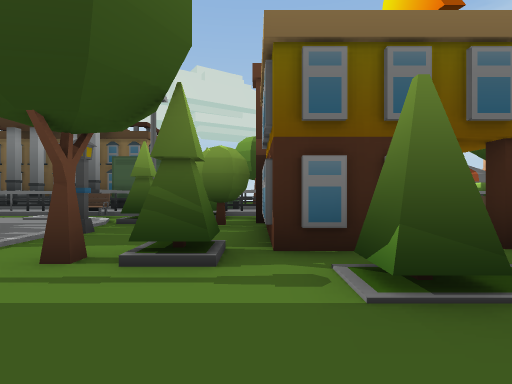
view 1 (above)

20 first-person views from a walk through a scene from a Unity 3-D project. The camera is 1.3 m above the floor, looks level and sees 80° across. The floor is counted in squares, 2 m on a side. Each view is taken from the middle of a square. On the plan, view 1 faces up. The plan holds only what a view shows up to about 10 squares ahead; the rest is blank. The place goes on beyond the plan. The player is left out.

view 2
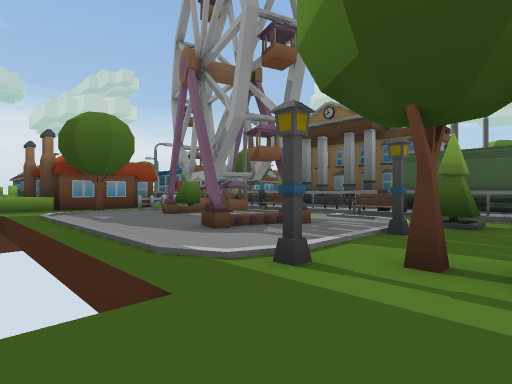

view 3
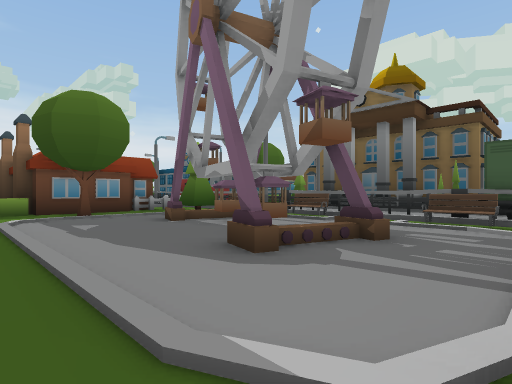

view 4
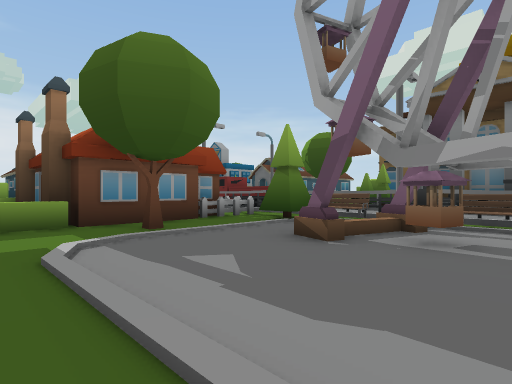

view 5
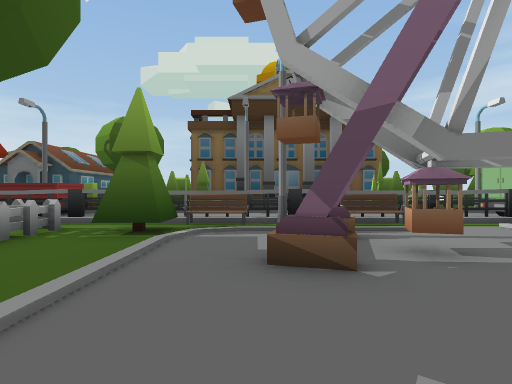

view 6
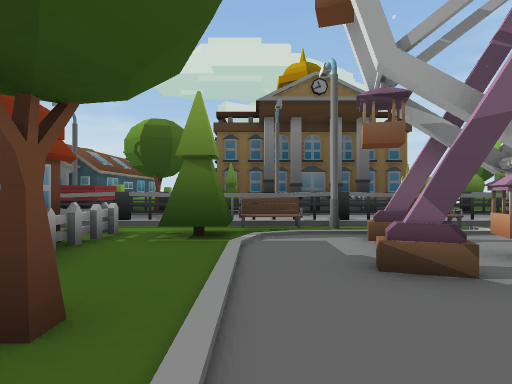

view 7
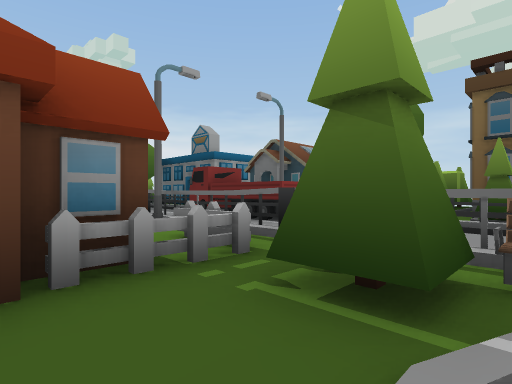

view 8
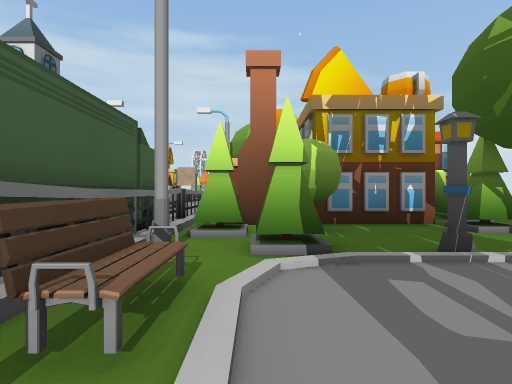

view 9
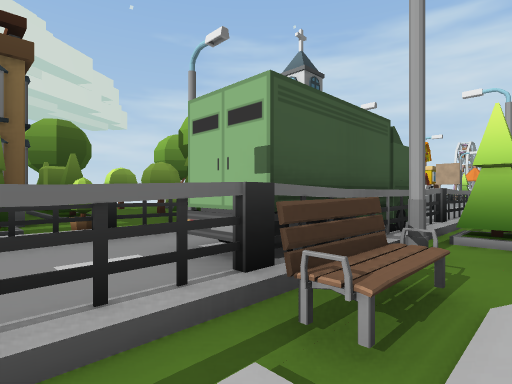

view 10
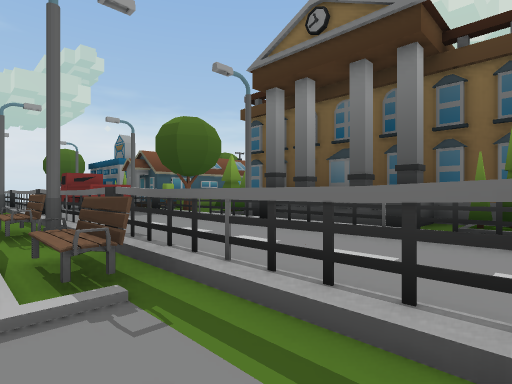

view 11
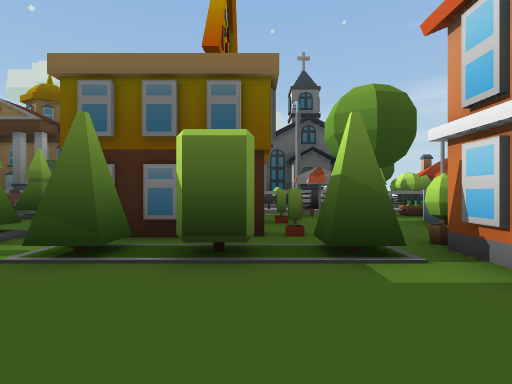

view 12
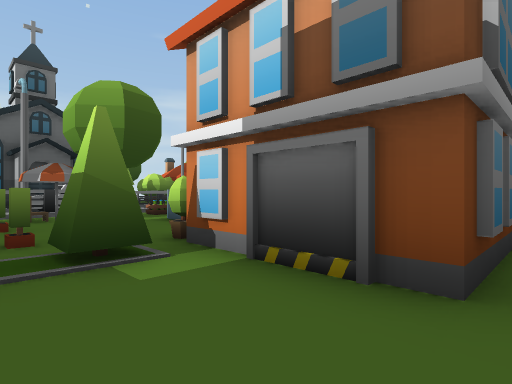

view 13
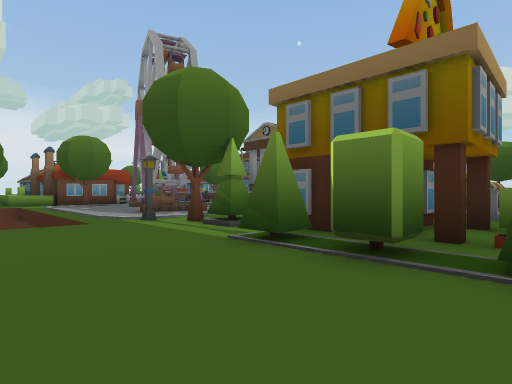

view 14
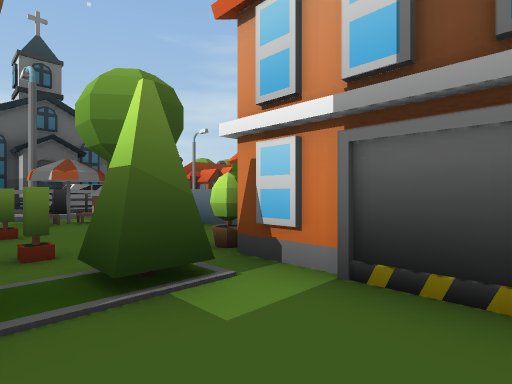

view 15
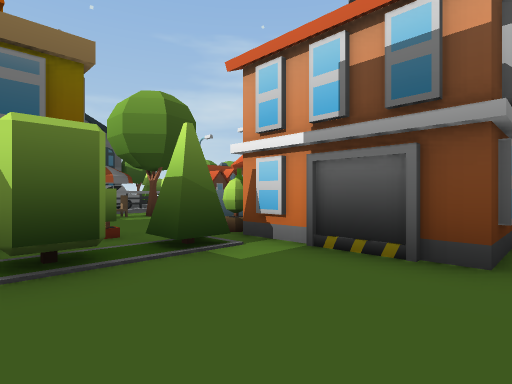

view 16
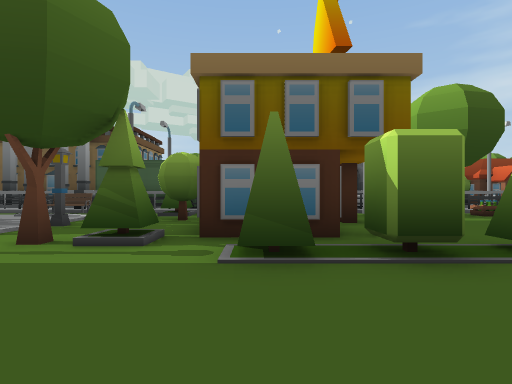

view 17
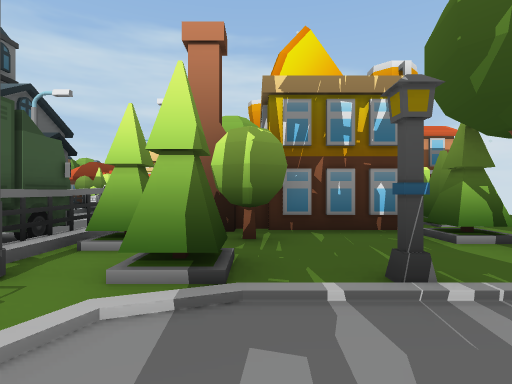

view 18
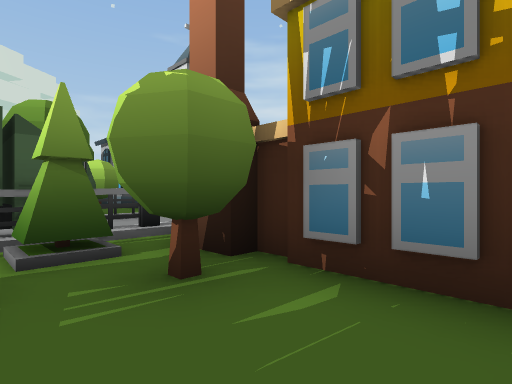

view 19
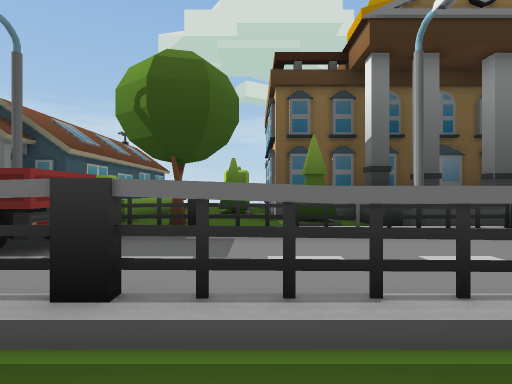

view 20
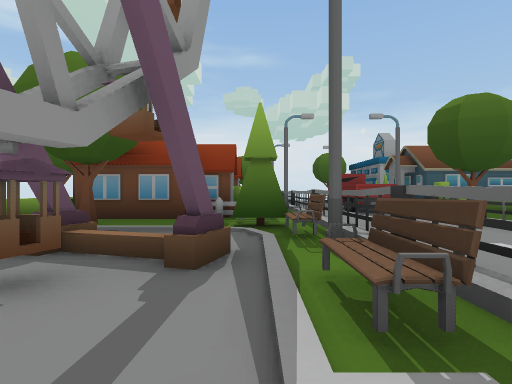

### Floor plan
Key: @ floor where view 1 was taken; # wall or solid block; x gap in a wall; . floor; / step, stairs or slope; = window, fence, low wall or low ledge; ^ raised ledge; C container; B bench; L lantern; T tree; H chair; S streetlight; U house; I thing the floor can be seen under or through; F fence; R truck; E bottle; A car; O other object.
Columns run from 17 left of view 1 to 9 right of it. Each row starts with its distance up from view 1.
 18    O         O
 17  ^ O/        O
 16 #^ //          TT
 15  ^ O/        O
 14  ^...########...  T
 13  OT..O.^^##O...O  T
 12      ..L.....TL   .   =
 11  RRxIII.###III    #   A
 10 RRR..........C  C...  AA
  9 #############CCCC##########
  8 L=##=#B#L=B=#BL#O#U UL==#=
  7   FF.T/////....OT#U U.HTEE
  6   O#.././.......TTUUU...^
  5    #../=#xx##.S..U U.T..O
  4    #.T/..........U UUT..^
  3 ####../........TO...O.TT
  2 #  =../.......S...O.OO#
  1    ^..................#
  0                ..@....###
 -1                 .........

Positions as (right, up) in squares from view 1, and headings:
1: (0, 0), facing up
2: (-1, 0), facing up-left
3: (-3, 1), facing up-left
4: (-7, 1), facing up-left
5: (-10, 2), facing up
6: (-11, 2), facing up
7: (-11, 5), facing up-left
8: (-6, 7), facing right
9: (-6, 7), facing up-right
10: (-5, 7), facing up-left
11: (3, -1), facing up
12: (3, -1), facing up-right
13: (4, -1), facing up-left
14: (3, 0), facing up-right
15: (2, -1), facing up-right
16: (1, -1), facing up
17: (-5, 6), facing right
18: (-2, 4), facing up-right
19: (-13, 7), facing up
20: (-6, 7), facing left
